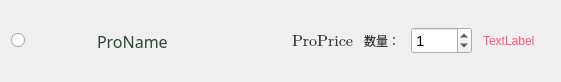
<?xml version="1.0" encoding="UTF-8"?>
<ui version="4.0">
 <class>CartItem</class>
 <widget class="QWidget" name="CartItem">
  <property name="geometry">
   <rect>
    <x>0</x>
    <y>0</y>
    <width>561</width>
    <height>82</height>
   </rect>
  </property>
  <property name="minimumSize">
   <size>
    <width>0</width>
    <height>80</height>
   </size>
  </property>
  <property name="maximumSize">
   <size>
    <width>166720</width>
    <height>82</height>
   </size>
  </property>
  <property name="font">
   <font>
    <family>Microsoft YaHei UI</family>
   </font>
  </property>
  <property name="focusPolicy">
   <enum>Qt::ClickFocus</enum>
  </property>
  <property name="contextMenuPolicy">
   <enum>Qt::DefaultContextMenu</enum>
  </property>
  <property name="windowTitle">
   <string>Form</string>
  </property>
  <layout class="QHBoxLayout" name="horizontalLayout_3">
   <item>
    <widget class="QRadioButton" name="radioButton">
     <property name="text">
      <string/>
     </property>
    </widget>
   </item>
   <item>
    <widget class="QWidget" name="widMusicPic" native="true">
     <property name="minimumSize">
      <size>
       <width>60</width>
       <height>60</height>
      </size>
     </property>
     <property name="maximumSize">
      <size>
       <width>60</width>
       <height>60</height>
      </size>
     </property>
    </widget>
   </item>
   <item>
    <layout class="QHBoxLayout" name="horizontalLayout">
     <item>
      <widget class="QLabel" name="ProName">
       <property name="sizePolicy">
        <sizepolicy hsizetype="Fixed" vsizetype="Preferred">
         <horstretch>0</horstretch>
         <verstretch>0</verstretch>
        </sizepolicy>
       </property>
       <property name="font">
        <font>
         <family>微软雅黑</family>
         <pointsize>12</pointsize>
         <weight>9</weight>
         <italic>false</italic>
         <bold>false</bold>
        </font>
       </property>
       <property name="styleSheet">
        <string notr="true">font: 75 12pt &quot;微软雅黑&quot;;
color:rgb(47, 70, 55);</string>
       </property>
       <property name="text">
        <string>ProName</string>
       </property>
      </widget>
     </item>
    </layout>
   </item>
   <item>
    <layout class="QHBoxLayout" name="horizontalLayout_2">
     <property name="spacing">
      <number>11</number>
     </property>
     <property name="rightMargin">
      <number>15</number>
     </property>
     <item>
      <spacer name="horizontalSpacer_2">
       <property name="orientation">
        <enum>Qt::Horizontal</enum>
       </property>
       <property name="sizeHint" stdset="0">
        <size>
         <width>78</width>
         <height>20</height>
        </size>
       </property>
      </spacer>
     </item>
     <item>
      <widget class="QLabel" name="ProPrice">
       <property name="font">
        <font>
         <family>Cambria Math</family>
         <pointsize>12</pointsize>
         <weight>50</weight>
         <italic>false</italic>
         <bold>false</bold>
        </font>
       </property>
       <property name="styleSheet">
        <string notr="true">
font: 12pt &quot;Cambria Math&quot;;
color: #333;</string>
       </property>
       <property name="text">
        <string>ProPrice</string>
       </property>
      </widget>
     </item>
     <item>
      <widget class="QLabel" name="ProNum">
       <property name="styleSheet">
        <string notr="true">
font: 12pt &quot;Cambria Math&quot;;
color: #333;</string>
       </property>
       <property name="text">
        <string>数量：</string>
       </property>
      </widget>
     </item>
     <item>
     <widget class="QSpinBox" name="spinBox">
         <property name="font">
             <font>
                 <family>Microsoft YaHei UI</family>
                 <pointsize>11</pointsize>
             </font>
         </property>
         <property name="minimum">
             <number>0</number>  <!-- 改为0 -->
         </property>
         <property name="maximum">
             <number>9999</number>  <!-- 改为9999 -->
         </property>
         <property name="value">
             <number>1</number>
         </property>
     </widget>
     </item>
     <item>
      <widget class="QLabel" name="ProTolPrice">
       <property name="styleSheet">
        <string notr="true">color: rgb(255, 85, 127);
font: 12pt &quot;Cambria Math&quot;;</string>
       </property>
       <property name="text">
        <string>TextLabel</string>
       </property>
      </widget>
     </item>
    </layout>
   </item>
  </layout>
 </widget>
 <resources/>
 <connections/>
</ui>
